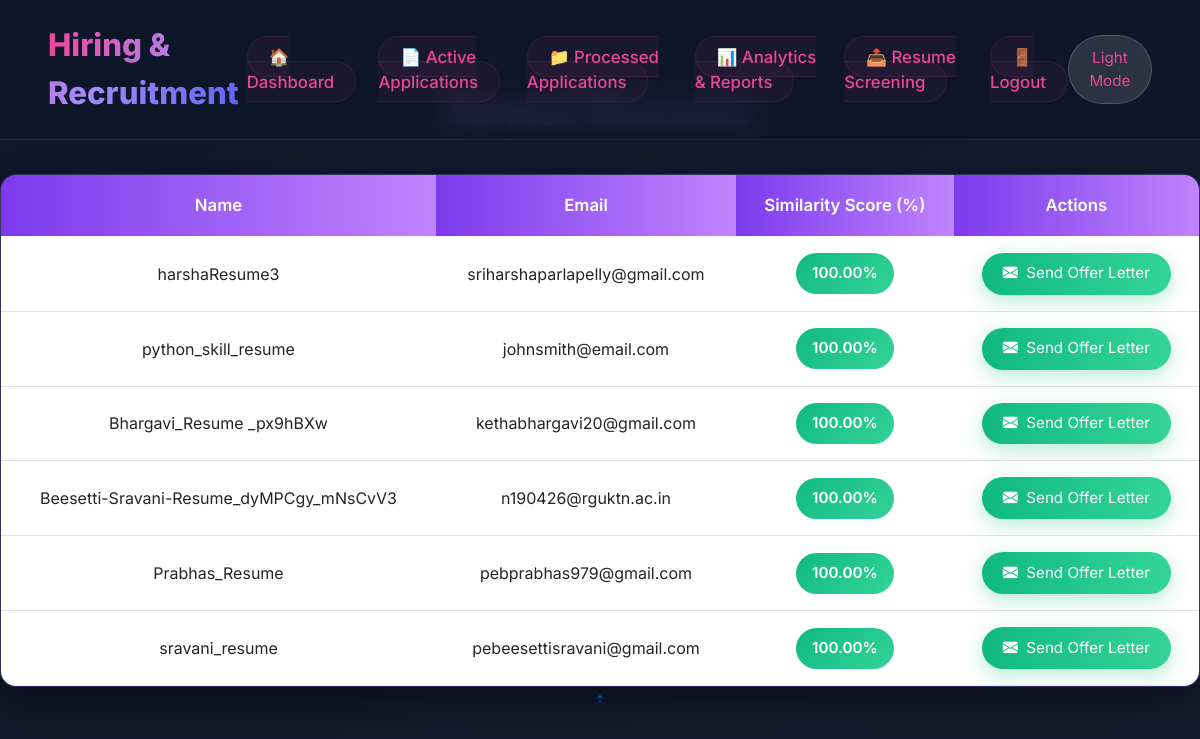
/send-email/, run on the app's committed database.
### users/models.py (models this page shows, shortened)
class RankedResume(models.Model):
    name = models.CharField(max_length=255, blank=True)
    email = models.EmailField(unique=True)
    phone_number = models.CharField(max_length=15, blank=True)
    role = models.CharField(max_length=255, blank=True)
    similarity_score = models.FloatField()
    resume_file = models.FileField(upload_to='resumes/', null=True)
    status = models.CharField(max_length=20, default='present')
    created_at = models.DateTimeField(auto_now_add=True)

### users/views.py (the view, shortened to what this page needs)
# urls.py: path('send-email/', usr.send_offer_letter_to_candidate, name='send_email'),
def send_offer_letter_to_candidate(request):
    applications=RankedResume.objects.all()
    return render(request,'users/applications.html',{"results":applications})

### assets/templates/users/applications.html (shortened to what this page needs)
{% extends 'users/userbase.html' %}
{% load static %}
{% block content %}
<div class="results-wrapper">
  <div class="page-header">
    <h2 class="page-title">Ranked Resumes</h2>
  </div>
  <div class="results-card">
    {% if results %}
    <div class="table-responsive">
      <table class="table">
        <thead>
          <tr>
            <th>Name</th>
            <th>Email</th>
            <th>Similarity Score (%)</th>
            <th>Actions</th>
          </tr>
        </thead>
        <tbody>
          {% for result in results %}
            {% if result %}
            <tr>
              <td data-label="Name">{{ result.name }}</td>
              <td data-label="Email">{{ result.email }}</td>
              <td data-label="Similarity Score">
                <span class="score-badge
                  {% if result.similarity_score >= 80 %}score-high
                  {% elif result.similarity_score >= 75 %}score-medium
                  {% else %}score-low{% endif %}">
                  {{ result.similarity_score|floatformat:2 }}%
                </span>
              </td>
              <td data-label="Actions">
                <form method="post" action="{% url 'send_email' %}" style="display:inline;">
                  <button type="submit" class="btn-send-offer btn-sm">
                    <i class="bi bi-envelope-fill me-1"></i> Send Offer Letter
                  </button>
                </form>
              </td>
            </tr>
            {% endif %}
          {% endfor %}
        </tbody>
      </table>
    </div>
    {% else %}
    <div class="no-data">
      <i class="bi bi-file-earmark-x"></i><br><br>
      No resumes processed yet.<br>
      Upload resumes to get ranked results and send offer letters.
    </div>
    {% endif %}
  </div>
</div>
{% endblock %}

### assets/templates/users/userbase.html (style rules this page uses)
:root { --primary: #6366f1; --primary-dark: #4f46e5; --accent: #ec4899; --dark: #0f172a; --dark-800: #1e293b; --light: #f8fafc; --gray: #94a3b8; --text: #f8fafc; --bg-start: #0f172a; --bg-end: #1e293b; --overlay: rgba(15, 23, 42, 0.68); --header-bg: rgba(15, 23, 42, 0.82); --header-border: rgba(99, 102, 241, 0.18); --navbar-link: #ec4899; --navbar-link-bg: rgba(236, 72, 153, 0.05); --navbar-link-border: rgba(236, 72, 153, 0.12); --theme-button-bg: rgba(255,255,255,0.12); --theme-button-border: rgba(255,255,255,0.18); --theme-button-hover: rgba(255,255,255,0.18); }
body { font-family: 'Inter', system-ui, sans-serif; background: linear-gradient(135deg, var(--bg-start) 0%, var(--bg-end) 100%); color: var(--text); min-height: 100vh; background-attachment: fixed; margin: 0; }
body::before { content: ""; position: fixed; inset: 0; background: var(--overlay); z-index: -2; }

### assets/templates/users/applications.html (style rules this page uses)
.page-header { text-align: center; margin-bottom: 2.5rem; }
.page-title { font-size: 2.3rem; font-weight: 700; background: linear-gradient(90deg, #ec4899, #a78bfa, #6366f1); -webkit-background-clip: text; -webkit-text-fill-color: transparent; margin-bottom: 0.8rem; }
.results-card { background: rgba(30, 41, 59, 0.75); backdrop-filter: blur(12px); -webkit-backdrop-filter: blur(12px); border: 1px solid rgba(167, 139, 250, 0.18); border-radius: 16px; overflow: hidden; box-shadow: 0 15px 40px rgba(0,0,0,0.45); animation: fadeInUp 0.8s ease-out; }
.table { margin-bottom: 0; color: #e2e8f0; }
.table thead th { background: linear-gradient(90deg, #7c3aed, #c084fc); color: white; font-weight: 600; text-align: center; border: none; padding: 1.1rem 1rem; font-size: 1.05rem; }
.table tbody tr { background: rgba(15, 23, 42, 0.35); transition: all 0.25s ease; }
.table td { vertical-align: middle; text-align: center; padding: 1rem 0.9rem; border-top: 1px solid rgba(167,139,250,0.08); }
.score-high { background: linear-gradient(135deg, #10b981, #34d399); color: white; }
.score-badge { display: inline-block; padding: 0.55rem 1rem; border-radius: 50px; font-weight: 600; font-size: 0.95rem; min-width: 80px; }
.btn-send-offer { padding: 0.6rem 1.3rem; font-size: 0.95rem; background: linear-gradient(90deg, #10b981, #34d399); color: white; border: none; border-radius: 50px; transition: all 0.3s; box-shadow: 0 6px 20px rgba(16,185,129,0.3); }

### data on the page
RankedResume: name "harshaResume3", email "sriharshaparlapelly@gmail.com", similarity_score "100.00"
RankedResume: name "python_skill_resume", email "johnsmith@email.com", similarity_score "100.00"
RankedResume: name "Bhargavi_Resume _px9hBXw", email "kethabhargavi20@gmail.com", similarity_score "100.00"
RankedResume: name "Beesetti-Sravani-Resume_dyMPCgy_mNsCvV3", email "n190426@rguktn.ac.in", similarity_score "100.00"
RankedResume: name "Prabhas_Resume", email "pebprabhas979@gmail.com", similarity_score "100.00"
RankedResume: name "sravani_resume", email "pebeesettisravani@gmail.com", similarity_score "100.00"
